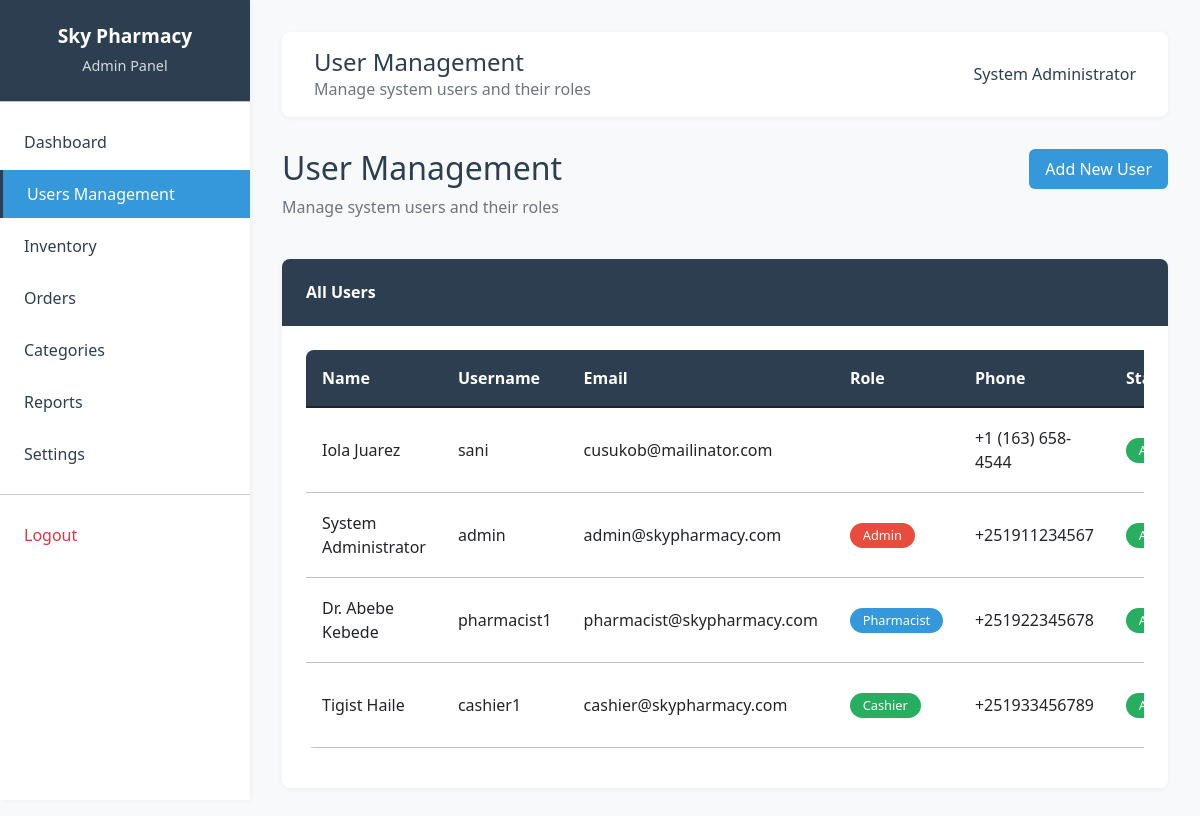
The page /admin/users.php (signed in) on the database its author committed.
### tables this page shows
CREATE TABLE `users` (
  `id` int(11) NOT NULL,
  `username` varchar(50) NOT NULL,
  `email` varchar(100) NOT NULL,
  `password_hash` varchar(255) NOT NULL,
  `full_name` varchar(100) NOT NULL,
  `role` enum('admin','pharmacist','cashier','customer') NOT NULL DEFAULT 'customer',
  `phone` varchar(20) DEFAULT NULL,
  `address` text DEFAULT NULL,
  `created_at` timestamp NOT NULL DEFAULT current_timestamp(),
  `updated_at` timestamp NOT NULL DEFAULT current_timestamp() ON UPDATE current_timestamp(),
  `is_active` tinyint(1) DEFAULT 1
);

### classes/Auth.php (called while the page is built, shortened)
<?php
require_once __DIR__ . '/../config/database.php';
class Auth {
    private $conn;
    public function __construct() {
        $database = new Database();
        $this->conn = $database->getConnection();
    }
    public function isLoggedIn() {
        return isset($_SESSION['logged_in']) && $_SESSION['logged_in'] === true;
    }
    public function getCurrentUser() {
        try {
            $query = "SELECT id, username, email, full_name, role, phone, address, is_active, created_at
                      FROM users WHERE id = :user_id";
            $stmt = $this->conn->prepare($query);
            $stmt->bindParam(':user_id', $_SESSION['user_id']);
            $stmt->execute();
            return $stmt->fetch(PDO::FETCH_ASSOC);
        } catch (PDOException $e) {
            return [
                'id' => $_SESSION['user_id'],
                'username' => $_SESSION['username'],
                'full_name' => $_SESSION['full_name'],
                'role' => $_SESSION['role']
            ];
        }
    }
    public function getAllUsers() {
        try {
            $query = "SELECT id, username, email, full_name, role, phone, address, is_active, created_at
                      FROM users ORDER BY created_at DESC";
            $stmt = $this->conn->prepare($query);
            $stmt->execute();
            return $stmt->fetchAll(PDO::FETCH_ASSOC);
        } catch (PDOException $e) {
            return ['error' => $e->getMessage()];
        }
    }
}
?>

### config/database.php (called while the page is built, shortened)
<?php
class Database {
    private $host = 'localhost';
    private $db_name = 'sky_pharmacy';
    private $username = 'root';
    private $password = '';
    public function getConnection() {
        $this->conn = null;
        try {
            $this->conn = new PDO(
                "mysql:host=" . $this->host . ";dbname=" . $this->db_name,
                $this->username,
                $this->password
            );
            $this->conn->setAttribute(PDO::ATTR_ERRMODE, PDO::ERRMODE_EXCEPTION);
        } catch(PDOException $exception) {
            echo "Connection error: " . $exception->getMessage();
        }
        return $this->conn;
    }
}
?>

### admin/users.php (the view, shortened to what this page needs)
<?php
require_once '../classes/Auth.php';
$auth = new Auth();
$auth->requireRole('admin');
$user = $auth->getCurrentUser();
$auth_class = new Auth();
$users = $auth_class->getAllUsers();
?>
<!DOCTYPE html>
<html lang="en">
<head>
    <link href="https://cdn.jsdelivr.net/npm/bootstrap@5.1.3/dist/css/bootstrap.min.css" rel="stylesheet">
    <link href="https://cdnjs.cloudflare.com/ajax/libs/font-awesome/6.0.0/css/all.min.css" rel="stylesheet">
    <link href="../assets/css/style.css" rel="stylesheet">
</head>
<body>
    <div class="sidebar">
        <div class="sidebar-header">
            <h4>Sky Pharmacy</h4>
            <p>Admin Panel</p>
        </div>
        <nav class="sidebar-menu">
            <a href="dashboard.php" class="nav-link">
                Dashboard
            </a>
            <a href="users.php" class="nav-link active">
                Users Management
            </a>
            <a href="inventory.php" class="nav-link">
                Inventory
            </a>
            <a href="orders.php" class="nav-link">
                Orders
            </a>
            <a href="categories.php" class="nav-link">
                Categories
            </a>
            <a href="reports.php" class="nav-link">
                Reports
            </a>
            <a href="settings.php" class="nav-link">
                Settings
            </a>
            <hr class="my-3">
            <a href="../logout.php" class="nav-link text-danger">
                Logout
            </a>
        </nav>
    </div>
    <div class="main-content">
        <div class="top-nav">
            <div class="d-flex justify-content-between align-items-center">
                <div>
                    <h4 class="mb-0">User Management</h4>
                    <p class="mb-0 text-muted">Manage system users and their roles</p>
                </div>
                <div class="user-info">
                    <span class="user-name"><?php echo htmlspecialchars($user['full_name']); ?></span>
                </div>
            </div>
        </div>
        <div class="row mb-4">
            <div class="col-md-8">
                <h2>User Management</h2>
                <p class="text-muted">Manage system users and their roles</p>
            </div>
            <div class="col-md-4 text-end">
                <button class="btn btn-primary" data-bs-toggle="modal" data-bs-target="#addUserModal">
                    Add New User
                </button>
            </div>
        </div>
        <div class="row">
            <div class="col-12">
                <div class="card">
                    <div class="card-header">
                        <h5>All Users</h5>
                    </div>
                    <div class="card-body">
                        <?php if (empty($users)): ?>
                            <p class="text-muted">No users found.</p>
                        <?php else: ?>
                            <div class="table-responsive">
                                <table class="table table-hover">
                                    <thead>
                                        <tr>
                                            <th>Name</th>
                                            <th>Username</th>
                                            <th>Email</th>
                                            <th>Role</th>
                                            <th>Phone</th>
                                            <th>Status</th>
                                        </tr>
                                    </thead>
                                    <tbody>
                                        <?php foreach ($users as $user_item): ?>
                                            <tr>
                                                <td><?php echo htmlspecialchars($user_item['full_name']); ?></td>
                                                <td><?php echo htmlspecialchars($user_item['username']); ?></td>
                                                <td><?php echo htmlspecialchars($user_item['email']); ?></td>
                                                <td>
                                                    <span class="badge badge-<?php
                                                                                echo $user_item['role'] === 'admin' ? 'danger' : ($user_item['role'] === 'pharmacist' ? 'primary' : ($user_item['role'] === 'cashier' ? 'success' : 'info'));
                                                                                ?>">
                                                        <?php echo ucfirst($user_item['role']); ?>
                                                    </span>
                                                </td>
                                                <td><?php echo htmlspecialchars($user_item['phone']); ?></td>
                                                <td>
                                                    <span class="badge badge-<?php echo $user_item['is_active'] ? 'success' : 'danger'; ?>">
                                                    </span>
                                                </td>
                                            </tr>
                                        <?php endforeach; ?>
                                    </tbody>
                                </table>
                            </div>
                        <?php endif; ?>
                    </div>
                </div>
            </div>
        </div>
    </div>
</body>
</html>

### assets/css/style.css (style rules this page uses)
:root { --primary-color: #2c3e50; --secondary-color: #34495e; --accent-color: #3498db; --success-color: #27ae60; --warning-color: #f39c12; --danger-color: #e74c3c; --light-color: #ecf0f1; --dark-color: #2c3e50; --white-color: #ffffff; --gray-color: #95a5a6; --border-color: #bdc3c7; --shadow-color: rgba(0, 0, 0, 0.05); --text-color: #2c3e50; --text-muted: #7f8c8d; }
body { background-color: #f8f9fa; font-family: 'Segoe UI', Tahoma, Geneva, Verdana, sans-serif; color: var(--text-color); }
.sidebar { background: var(--white-color); min-height: 100vh; box-shadow: 1px 0 5px var(--shadow-color); position: fixed; top: 0; left: 0; width: 250px; z-index: 1000; transition: all 0.3s ease; }
.sidebar-header { background: var(--primary-color); color: var(--white-color); padding: 1.5rem; text-align: center; border-bottom: 1px solid var(--border-color); }
.sidebar-header h4 { margin: 0; font-weight: 600; font-size: 1.2rem; }
.sidebar-header p { margin: 0.5rem 0 0 0; font-size: 0.9rem; opacity: 0.8; }
.sidebar-menu { padding: 1rem 0; }
.sidebar-menu .nav-link { color: var(--text-color); padding: 0.75rem 1.5rem; border: none; border-radius: 0; transition: all 0.3s ease; display: flex; align-items: center; font-weight: 500; text-decoration: none; }
.sidebar-menu .nav-link.active { background: var(--accent-color); color: var(--white-color); border-left: 3px solid var(--primary-color); }
.main-content { margin-left: 250px; padding: 2rem; min-height: 100vh; background: #f8f9fa; }
.top-nav { background: var(--white-color); padding: 1rem 2rem; box-shadow: 0 1px 5px var(--shadow-color); margin-bottom: 2rem; border-radius: 8px; }
.top-nav .user-info { display: flex; align-items: center; gap: 1rem; }
.top-nav .user-info .user-name { font-weight: 500; color: var(--text-color); }
.card { border: none; border-radius: 8px; box-shadow: 0 1px 5px var(--shadow-color); transition: transform 0.2s ease; background: var(--white-color); }
.card-header { background: var(--primary-color); color: var(--white-color); border-radius: 8px 8px 0 0 !important; border: none; padding: 1rem 1.5rem; }
.card-header h5 { margin: 0; font-weight: 600; font-size: 1rem; }
.btn-primary { background: var(--accent-color) !important; border: none; border-radius: 6px; padding: 0.5rem 1rem; font-weight: 500; transition: all 0.2s ease; }
.table { background: var(--white-color); border-radius: 8px; overflow: hidden; }
.table thead th { background: var(--primary-color); color: var(--white-color); border: none; padding: 1rem; font-weight: 600; }
.table tbody td { padding: 1rem; border-bottom: 1px solid var(--border-color); vertical-align: middle; }
.badge { padding: 0.4rem 0.8rem; border-radius: 20px; font-size: 0.8rem; font-weight: 500; }
.badge-success { background: var(--success-color); color: var(--white-color); }
.badge-danger { background: var(--danger-color); color: var(--white-color); }
.badge-primary { background: var(--accent-color); color: var(--white-color); }
.sidebar-menu .nav-link { margin-bottom: 0.25rem; }
.card-header, .card-body { padding: 1.5rem; }
.card, .modal-content { border-radius: 8px; }

### rows shown on the page
users: full_name "System Administrator", username "admin", email "admin@skypharmacy.com", role "Admin", phone "+251911234567"
users: full_name "Iola Juarez", username "sani", email "cusukob@mailinator.com", phone "+1 (163) 658-4544"
users: full_name "Dr. Abebe Kebede", username "pharmacist1", email "pharmacist@skypharmacy.com", role "Pharmacist", phone "+251922345678"
users: full_name "Tigist Haile", username "cashier1", email "cashier@skypharmacy.com", role "Cashier", phone "+251933456789"
